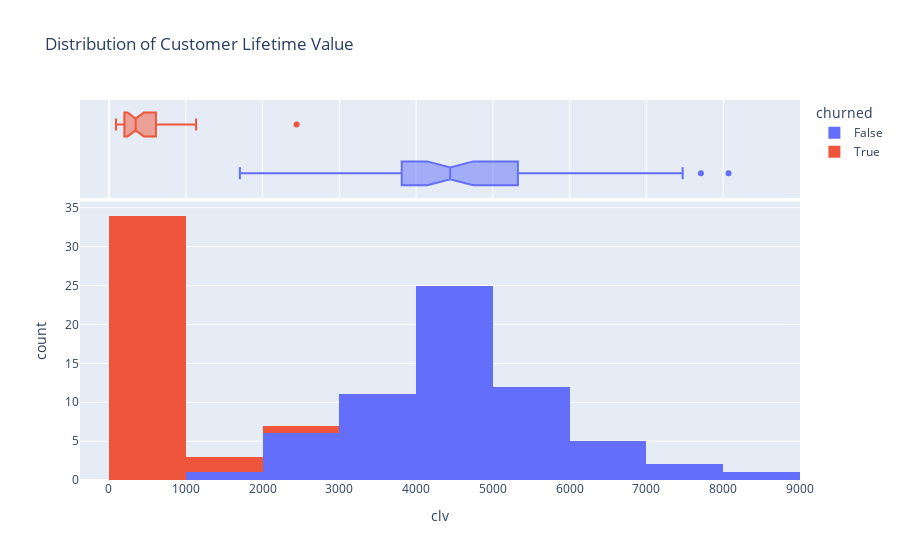

The notebook cell saved with this chart:
### Markdown cell above
## Step 4: Customer Lifetime Value (CLV) Prediction

Now that we can predict churn, let's estimate the Customer Lifetime Value (CLV) for each customer. This will help us identify high-value customers and prioritise our retention efforts.

### Code cell
# Calculate components for CLV
rfm['avg_order_value'] = rfm['monetary'] / rfm['frequency']
rfm['purchase_frequency'] = rfm['frequency'] / ((latest_date - df['order_date'].min()).days / 365)
rfm['customer_lifespan'] = 1 / (1 + np.exp(-(-3 + 10 * rf_model.predict_proba(X)[:, 0])))  # Sigmoid transformation of churn probability

# Calculate CLV
rfm['clv'] = rfm['avg_order_value'] * rfm['purchase_frequency'] * rfm['customer_lifespan'] * 3  # Assuming 3 years

# Visualise CLV distribution
fig = px.histogram(rfm, x='clv', color='churned', marginal='box', 
                   title='Distribution of Customer Lifetime Value')
fig.show()

# Print average CLV for churned and non-churned customers
print(rfm.groupby('churned')['clv'].mean())

### Figure 1 — Plotly figure (JSON) as saved in the notebook; plotly's stock layout.template omitted (floating-point values rounded to 4 significant figures)
{"data": [{"alignmentgroup": "True", "bingroup": "x", "hovertemplate": "churned=False<br>clv=%{x}<br>count=%{y}<extra></extra>", "legendgroup": "False", "marker": {"color": "#636efa", "pattern": {"shape": ""}}, "name": "False", "offsetgroup": "False", "orientation": "v", "showlegend": true, "type": "histogram", "x": [6239.0, 5552.0, 4820.0, 4771.0, 3767.0, 5715.0, 2556.0, 5728.0, 4039.0, 4380.0, 4224.0, 4984.0, 4024.0, 5841.0, 4703.0, 3198.0, 6304.0, 4646.0, 4844.0, 4361.0, 4320.0, 6128.0, 3952.0, 5839.0, 4445.0, 5366.0, 4088.0, 4196.0, 4298.0, 2166.0, 5207.0, 4862.0, 4064.0, 3143.0, 5981.0, 5074.0, 4290.0, 4165.0, 3956.0, 5051.0, 5488.0, 4653.0, 4928.0, 1705.0, 2972.0, 2662.0, 4334.0, 3444.0, 2826.0, 2361.0, 3293.0, 3444.0, 6434.0, 5002.0, 3452.0, 6191.0, 7471.0, 8070.0, 3745.0, 3254.0, 4722.0, 7710.0, 4485.0], "xaxis": "x", "yaxis": "y"}, {"alignmentgroup": "True", "hovertemplate": "churned=False<br>clv=%{x}<extra></extra>", "legendgroup": "False", "marker": {"color": "#636efa"}, "name": "False", "notched": true, "offsetgroup": "False", "showlegend": false, "type": "box", "x": [6239.0, 5552.0, 4820.0, 4771.0, 3767.0, 5715.0, 2556.0, 5728.0, 4039.0, 4380.0, 4224.0, 4984.0, 4024.0, 5841.0, 4703.0, 3198.0, 6304.0, 4646.0, 4844.0, 4361.0, 4320.0, 6128.0, 3952.0, 5839.0, 4445.0, 5366.0, 4088.0, 4196.0, 4298.0, 2166.0, 5207.0, 4862.0, 4064.0, 3143.0, 5981.0, 5074.0, 4290.0, 4165.0, 3956.0, 5051.0, 5488.0, 4653.0, 4928.0, 1705.0, 2972.0, 2662.0, 4334.0, 3444.0, 2826.0, 2361.0, 3293.0, 3444.0, 6434.0, 5002.0, 3452.0, 6191.0, 7471.0, 8070.0, 3745.0, 3254.0, 4722.0, 7710.0, 4485.0], "xaxis": "x2", "yaxis": "y2"}, {"alignmentgroup": "True", "bingroup": "x", "hovertemplate": "churned=True<br>clv=%{x}<br>count=%{y}<extra></extra>", "legendgroup": "True", "marker": {"color": "#EF553B", "pattern": {"shape": ""}}, "name": "True", "offsetgroup": "True", "orientation": "v", "showlegend": true, "type": "histogram", "x": [389.6, 204.3, 297.1, 487.7, 1001.0, 825.5, 344.6, 190.0, 259.9, 977.0, 857.0, 546.2, 177.0, 166.7, 169.8, 160.0, 490.4, 2443.0, 185.7, 1135.0, 602.6, 639.9, 334.3, 363.7, 477.3, 753.2, 188.5, 348.1, 174.6, 792.3, 422.5, 91.87, 236.0, 216.3, 571.5, 253.7, 262.7], "xaxis": "x", "yaxis": "y"}, {"alignmentgroup": "True", "hovertemplate": "churned=True<br>clv=%{x}<extra></extra>", "legendgroup": "True", "marker": {"color": "#EF553B"}, "name": "True", "notched": true, "offsetgroup": "True", "showlegend": false, "type": "box", "x": [389.6, 204.3, 297.1, 487.7, 1001.0, 825.5, 344.6, 190.0, 259.9, 977.0, 857.0, 546.2, 177.0, 166.7, 169.8, 160.0, 490.4, 2443.0, 185.7, 1135.0, 602.6, 639.9, 334.3, 363.7, 477.3, 753.2, 188.5, 348.1, 174.6, 792.3, 422.5, 91.87, 236.0, 216.3, 571.5, 253.7, 262.7], "xaxis": "x2", "yaxis": "y2"}], "layout": {"barmode": "relative", "legend": {"title": {"text": "churned"}, "tracegroupgap": 0}, "title": {"text": "Distribution of Customer Lifetime Value"}, "xaxis": {"anchor": "y", "domain": [0, 1], "title": {"text": "clv"}}, "xaxis2": {"anchor": "y2", "domain": [0, 1], "matches": "x", "showgrid": true, "showticklabels": false}, "yaxis": {"anchor": "x", "domain": [0, 0.7326], "title": {"text": "count"}}, "yaxis2": {"anchor": "x2", "domain": [0.7426, 1], "matches": "y2", "showgrid": false, "showline": false, "showticklabels": false, "ticks": ""}}}
